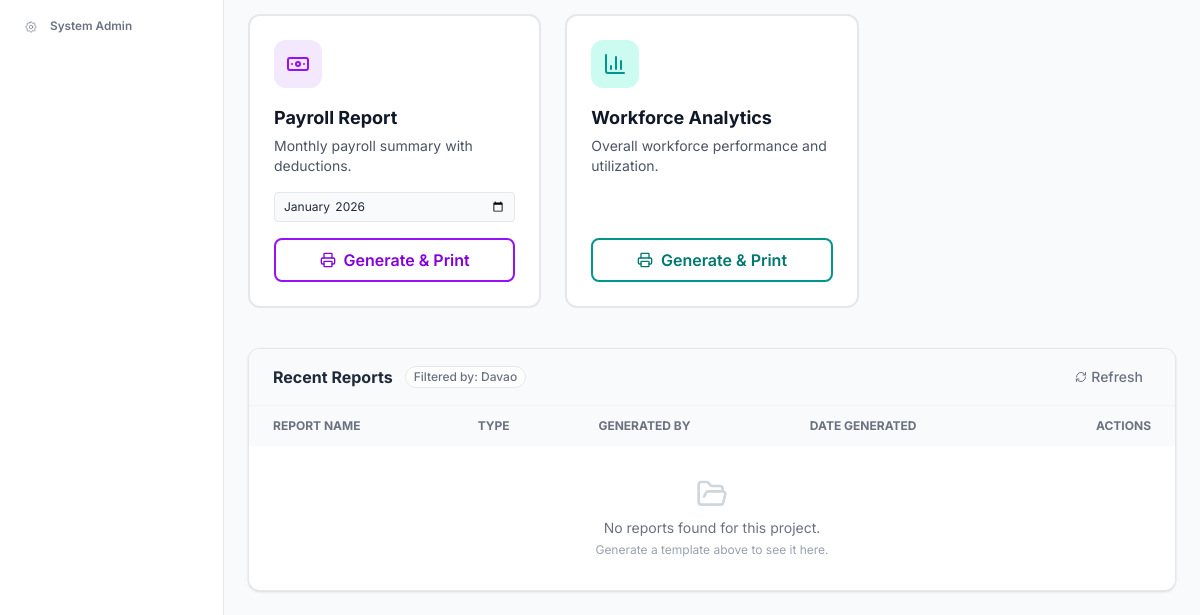
Page /modules/workforce/reports.php (lower part) on the earlier database version.
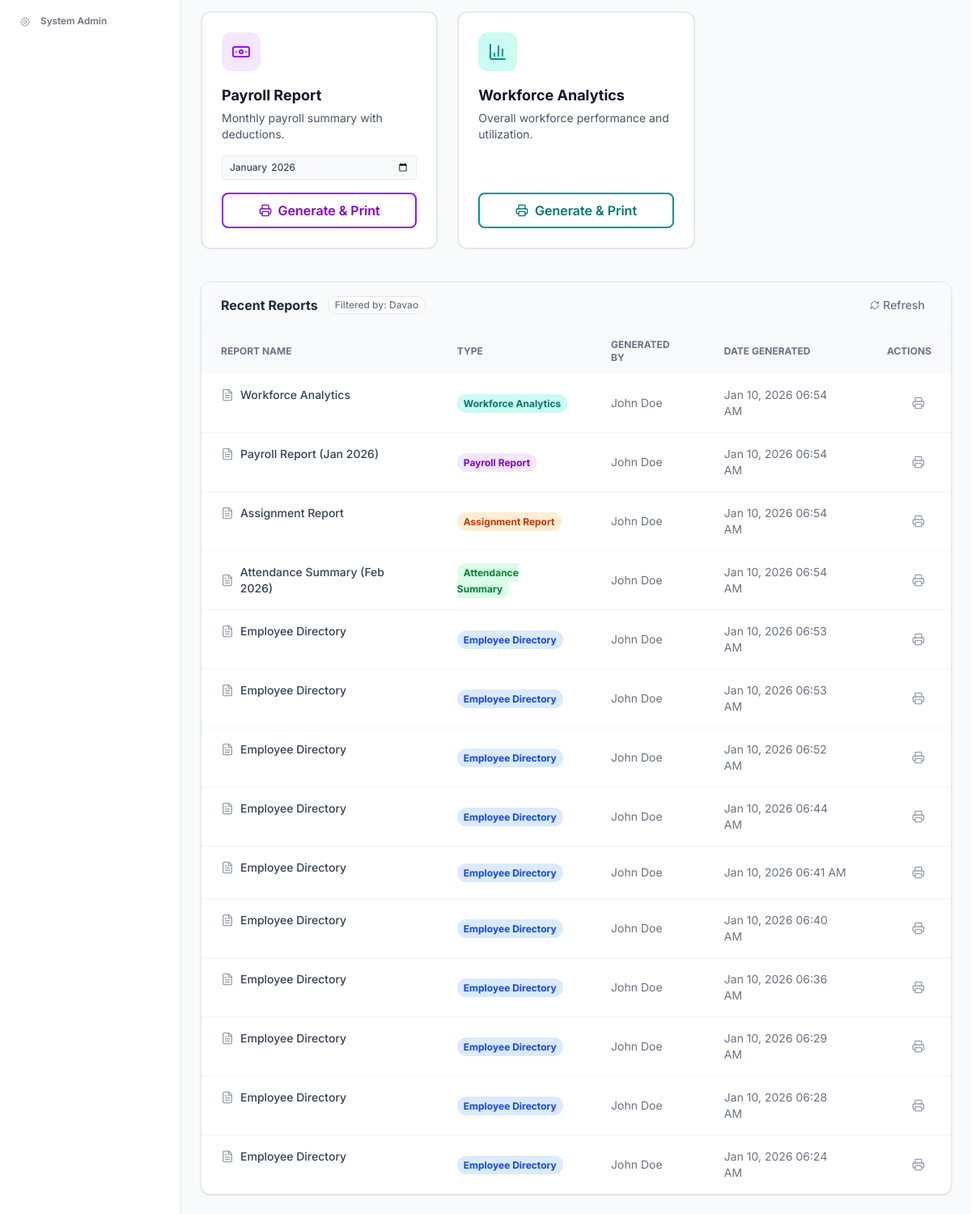
Same page on the later database version.
### tables this page shows
CREATE TABLE `workforce_generated_reports` (
  `report_id` int NOT NULL,
  `project_id` int DEFAULT NULL,
  `report_type` varchar(50) DEFAULT NULL,
  `report_name` varchar(255) DEFAULT NULL,
  `generated_by` varchar(100) DEFAULT NULL,
  `created_at` timestamp NULL DEFAULT CURRENT_TIMESTAMP
);

### modules/workforce/project_context.php (called while the page is built, shortened)
<?php
function getProjectContext($conn) {
    $sql = "SELECT project_id FROM icmis_projects WHERE project_id = 1";
    $result = $conn->query($sql);
    if ($result && $result->num_rows > 0) {
        return 1;
    }
    return 0;
}

### modules/workforce/reports.php (the view, shortened to what the changed rows need)
<?php
include __DIR__ . '/project_context.php';
$conn = getWorkforceConnection();
$selected_project_id = getProjectContext($conn);
$recent_reports = [];
$tableExists = $conn->query("SHOW TABLES LIKE 'workforce_generated_reports'");
if ($tableExists && $tableExists->num_rows > 0 && $selected_project_id) {
    $report_sql = "SELECT report_id, report_type, report_name, project_id, generated_by, created_at
                   FROM workforce_generated_reports
                   WHERE project_id = ?
                   ORDER BY created_at DESC
                   LIMIT 50";
    $stmt = $conn->prepare($report_sql);
    $stmt->bind_param("i", $selected_project_id);
    $stmt->execute();
    $result = $stmt->get_result();
    while ($row = $result->fetch_assoc()) {
        $recent_reports[] = $row;
    }
}
?>
<!DOCTYPE html>
<html lang="en">
<head>
    <?php include __DIR__ . '/../../includes/head_assetsv2.php'; ?>
    </head>
<body class="bg-gray-50 text-slate-800">
    <main class="ml-56 mt-20 p-6 transition-all duration-300">
        <div class="max-w-7xl mx-auto">
            <div class="bg-white border border-gray-200 rounded-xl overflow-hidden shadow-sm">
                <div class="overflow-x-auto">
                    <table class="w-full text-left border-collapse">
                        <thead class="bg-gray-50 text-xs uppercase text-gray-500 font-semibold">
                            <tr>
                                <th class="px-6 py-3">Report Name</th>
                                <th class="px-6 py-3">Type</th>
                                <th class="px-6 py-3">Generated By</th>
                                <th class="px-6 py-3">Date Generated</th>
                                <th class="px-6 py-3 text-right">Actions</th>
                            </tr>
                        </thead>
                        <tbody class="divide-y divide-gray-100 text-sm">
                            <?php if(empty($recent_reports)): ?>
                            <tr>
                                <td colspan="5" class="px-6 py-8 text-center text-gray-500 bg-white">
                                    <div class="flex flex-col items-center">
                                        <i data-lucide="folder-open" class="w-8 h-8 text-gray-300 mb-2"></i>
                                        <p>No reports found for this project.</p>
                                        <p class="text-xs text-gray-400 mt-1">Generate a template above to see it here.</p>
                                    </div>
                                </td>
                            </tr>
                            <?php else: ?>
                            <?php foreach($recent_reports as $report): ?>
                            <tr class="hover:bg-gray-50 transition">
                                <td class="px-6 py-4 font-medium text-gray-700 flex items-center">
                                    <i data-lucide="file-text" class="w-4 h-4 text-gray-400 mr-2 no-print"></i>
                                    <?php echo htmlspecialchars($report['report_name'] ?? 'Untitled Report'); ?>
                                </td>
                                <td class="px-6 py-4">
                                    <?php
                                        $colors = [
                                            'employee-directory' => 'blue',
                                            'attendance-summary' => 'green',
                                            'assignment-report' => 'orange',
                                            'payroll-report' => 'purple',
                                            'workforce-analytics' => 'teal'
                                        ];
                                        $type = $report['report_type'] ?? 'default';
                                        $color = $colors[$type] ?? 'gray';
                                    ?>
                                    <span class="px-2 py-1 rounded-full text-xs font-bold bg-<?php echo $color; ?>-100 text-<?php echo $color; ?>-700 capitalize">
                                        <?php echo str_replace('-', ' ', $type); ?>
                                    </span>
                                </td>
                                <td class="px-6 py-4 text-gray-500"><?php echo htmlspecialchars($report['generated_by'] ?? 'System'); ?></td>
                                <td class="px-6 py-4 text-gray-500">
                                    <?php echo htmlspecialchars(date('M d, Y h:i A', strtotime($report['created_at'] ?? 'now'))); ?>
                                </td>
                                <td class="px-6 py-4 text-right space-x-2">
                                    <button onclick="generateReport('<?php echo $report['report_type']; ?>')" class="generate-btn p-2 text-gray-400 hover:text-[#e9922c] hover:bg-orange-50 rounded-full transition" title="Print Again">
                                        <i data-lucide="printer" class="w-4 h-4"></i>
                                    </button>
                                </td>
                            </tr>
                            <?php endforeach; ?>
                            <?php endif; ?>
                        </tbody>
                    </table>
                </div>
            </div>
        </div>
    </main>
</body>
</html>

Differences in the rows shown:
added workforce_generated_reports: report_name "Workforce Analytics", report_type "Workforce Analytics", generated_by "John Doe", created_at "Jan 10, 2026 06:54 AM"
added workforce_generated_reports: report_name "Payroll Report (Jan 2026)", report_type "Payroll Report", generated_by "John Doe", created_at "Jan 10, 2026 06:54 AM"
added workforce_generated_reports: report_name "Assignment Report", report_type "Assignment Report", generated_by "John Doe", created_at "Jan 10, 2026 06:54 AM"
added workforce_generated_reports: report_name "Attendance Summary (Feb 2026)", report_type "Attendance Summary", generated_by "John Doe", created_at "Jan 10, 2026 06:54 AM"
added workforce_generated_reports: report_name "Employee Directory", report_type "Employee Directory", generated_by "John Doe", created_at "Jan 10, 2026 06:53 AM"
added workforce_generated_reports: report_name "Employee Directory", report_type "Employee Directory", generated_by "John Doe", created_at "Jan 10, 2026 06:53 AM"
added workforce_generated_reports: report_name "Employee Directory", report_type "Employee Directory", generated_by "John Doe", created_at "Jan 10, 2026 06:52 AM"
added workforce_generated_reports: report_name "Employee Directory", report_type "Employee Directory", generated_by "John Doe", created_at "Jan 10, 2026 06:44 AM"
added workforce_generated_reports: report_name "Employee Directory", report_type "Employee Directory", generated_by "John Doe", created_at "Jan 10, 2026 06:41 AM"
added workforce_generated_reports: report_name "Employee Directory", report_type "Employee Directory", generated_by "John Doe", created_at "Jan 10, 2026 06:40 AM"
added workforce_generated_reports: report_name "Employee Directory", report_type "Employee Directory", generated_by "John Doe", created_at "Jan 10, 2026 06:36 AM"
added workforce_generated_reports: report_name "Employee Directory", report_type "Employee Directory", generated_by "John Doe", created_at "Jan 10, 2026 06:29 AM"
added workforce_generated_reports: report_name "Employee Directory", report_type "Employee Directory", generated_by "John Doe", created_at "Jan 10, 2026 06:28 AM"
added workforce_generated_reports: report_name "Employee Directory", report_type "Employee Directory", generated_by "John Doe", created_at "Jan 10, 2026 06:24 AM"
Other differences:
text no longer shown: "No reports found for this project. Generate a template above to see it here."
